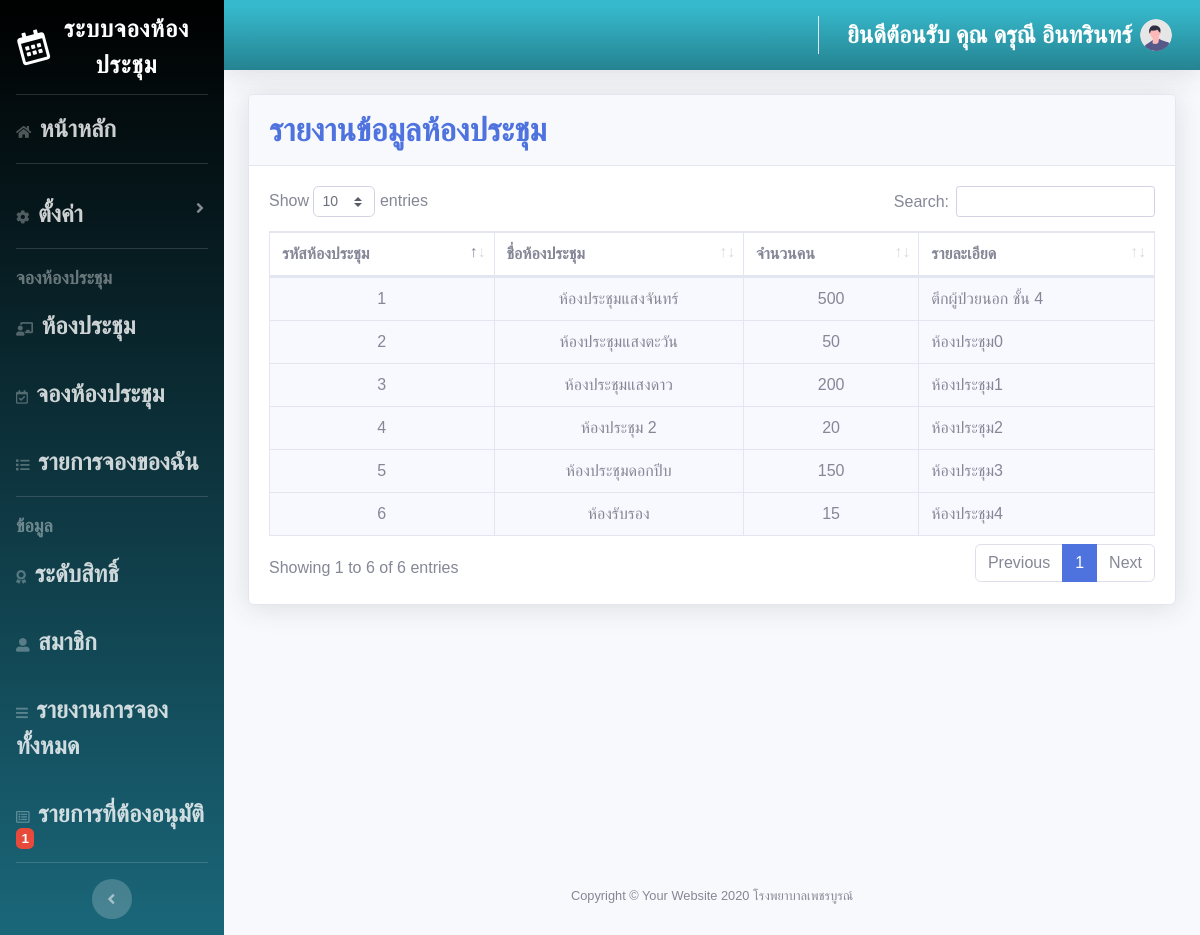
The page /meeting/reportrooms.php (signed in) on the database its author committed.
### tables this page shows
CREATE TABLE `rooms` (
  `ro_id` int(5) NOT NULL,
  `ro_name` varchar(50) NOT NULL,
  `ro_people` int(4) NOT NULL,
  `ro_color` varchar(20) NOT NULL,
  `ro_detail` text NOT NULL
);

### meeting/reportrooms.php (the view, shortened to what this page needs)
<?php
if (!$_SESSION['userid']) {
  header("Location: frm_login.php");
} else {
  include ('connect.php');
  $sql = "Select * from rooms "  ;
  $query = mysqli_query($con, $sql)
  or die ("3.ไม่สามารถประมวลผลคำสั่งได้").mysqli_error;
  ?>
  <!DOCTYPE html>
  <html lang="en">
  <head>
    <link href="vendor/fontawesome-free/css/all.min.css" rel="stylesheet" type="text/css">
    <link href="css/sb-admin-2.min.css" rel="stylesheet">
    <link href="vendor/datatables/dataTables.bootstrap4.min.css" rel="stylesheet">
  </head>
  <body id="page-top">
    <?php
    include "admin_menu.php";
    ?>
    <div class="container-fluid">
      <div class="card shadow mb-4">
        <div class="card-header py-3">
          <h6 class="m-0 font-weight-bold text-primary"><font size="6" face="TH SarabunPSK"> รายงานข้อมูลห้องประชุม </font></h6>
          </div>
          <div class="card-body">
            <div class="table-responsive">
              <table class="table table-bordered" id="dataTable" width="100%" cellspacing="0">
                <thead>
                  <tr>
                    <th>รหัสห้องประชุม</th>
                    <th>ชื่อห้องประชุม</th>
                    <th>จำนวนคน</th>
                    <th>รายละเอียด</th>
                  </tr>
                </thead>
                <tbody>
                  <?php
                  while ($rs=mysqli_fetch_array($query)){
                    ?>
                    <tr>
                      <td height="32" align="center" bgcolor="#F8F8FF"><?php echo "$rs[ro_id]"; ?></td>
                      <td align="center" bgcolor="#F8F8FF"><?php echo "$rs[ro_name]"; ?><?php echo "</a>"; ?></td>
                      <td align="center" bgcolor="#F8F8FF"><?php echo "$rs[ro_people]"; ?><?php echo "</a>"; ?></td>
                      <td bgcolor="#F8F8FF"><?php echo "$rs[ro_detail]"; ?><?php echo "</a>"; ?></td>
                      <?php
                    }
                    ?>
                  </tbody>
                </table>
              </div>
            </div>
          </div>
        </div>
      </div>
      <?php
      include "foot1.php";
      ?>
    </div>
  </div>
                        </body>
                        </html>
                        <?php } ?>

### meeting/foot1.php (style rules this page uses)
body { font-family: "Poppins", sans-serif; background-color:#F8F8FF; height: 100vh; }

### rows shown on the page
rooms: ro_id "1", ro_name "ห้องประชุมแสงจันทร์", ro_people "500", ro_detail "ตึกผู้ป่วยนอก ชั้น 4"
rooms: ro_id "2", ro_name "ห้องประชุมแสงตะวัน", ro_people "50", ro_detail "ห้องประชุม0"
rooms: ro_id "3", ro_name "ห้องประชุมแสงดาว", ro_people "200", ro_detail "ห้องประชุม1"
rooms: ro_id "4", ro_name "ห้องประชุม 2", ro_people "20", ro_detail "ห้องประชุม2"
rooms: ro_id "5", ro_name "ห้องประชุมดอกปีบ", ro_people "150", ro_detail "ห้องประชุม3"
rooms: ro_id "6", ro_name "ห้องรับรอง", ro_people "15", ro_detail "ห้องประชุม4"

### other values the page prints
$num "1"
$_SESSION['user'] "ดรุณี อินทรินทร์"
